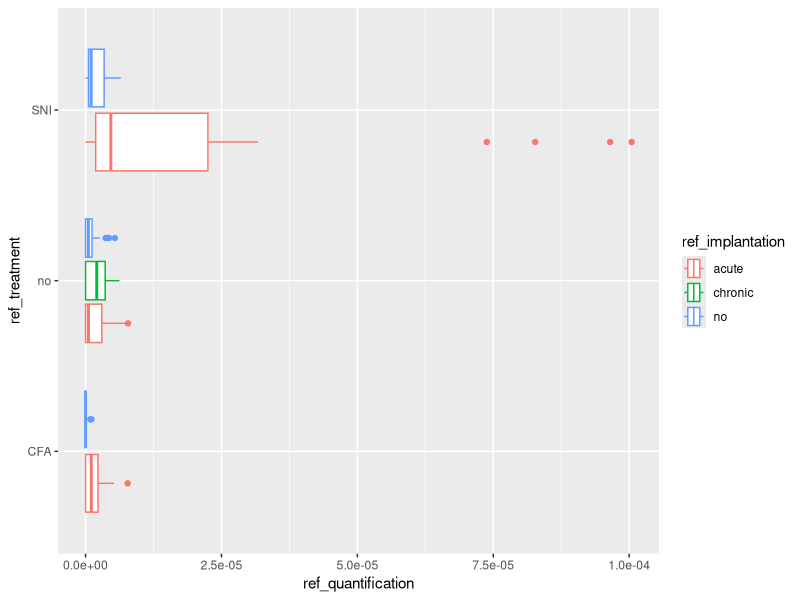
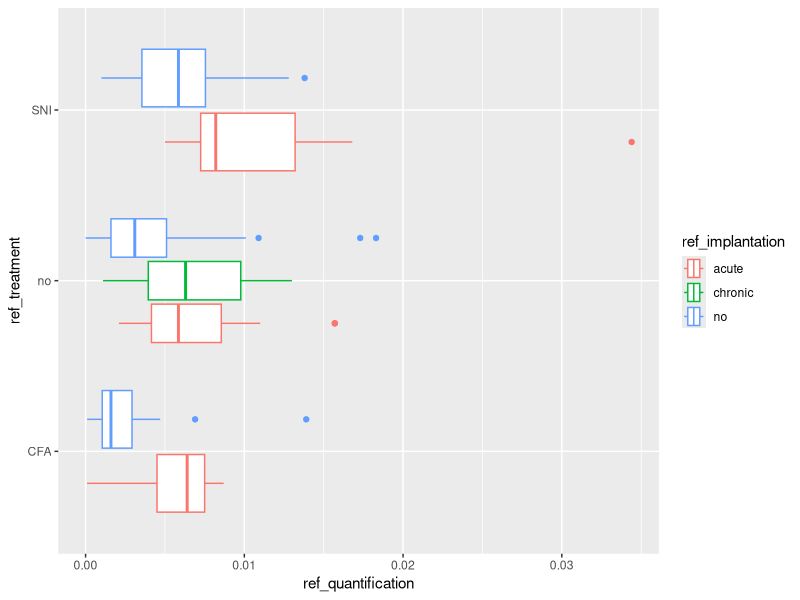
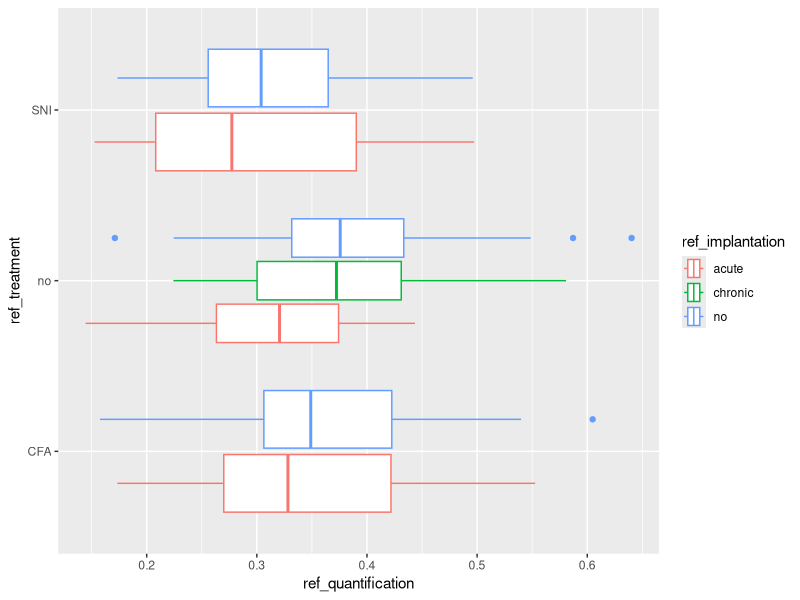
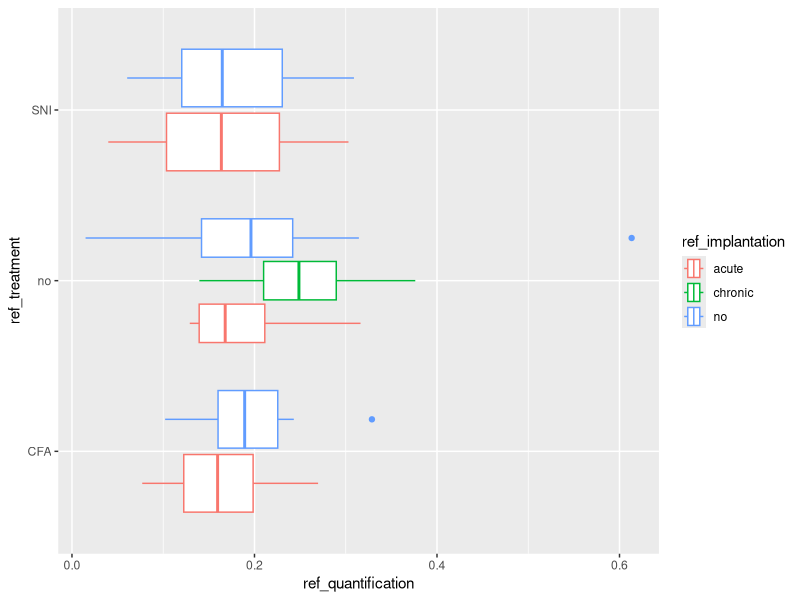
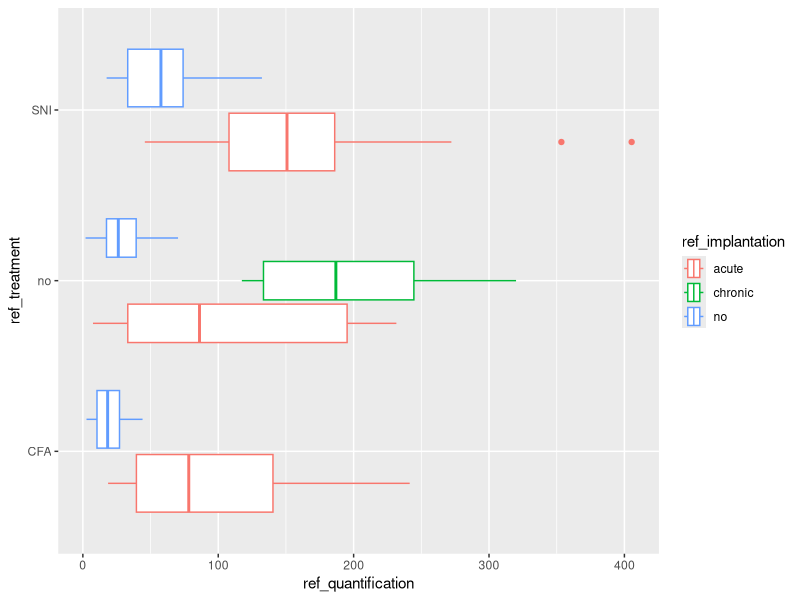
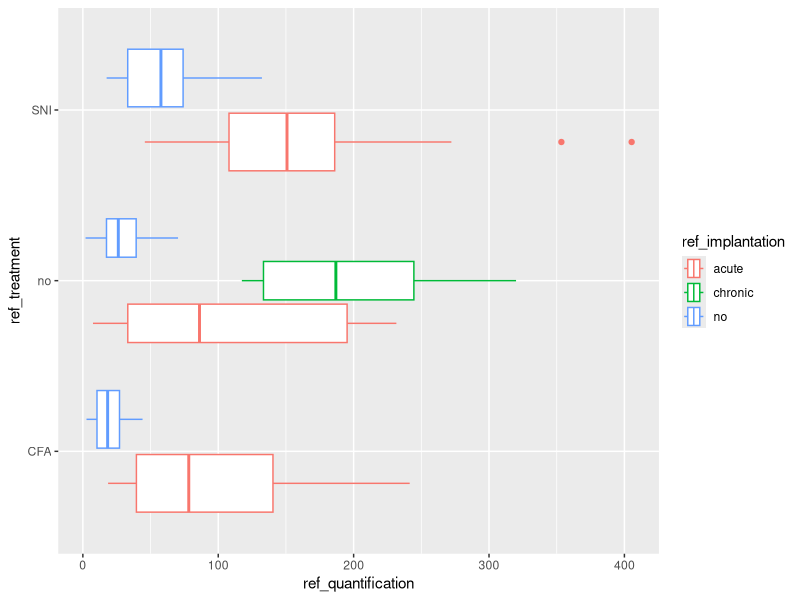
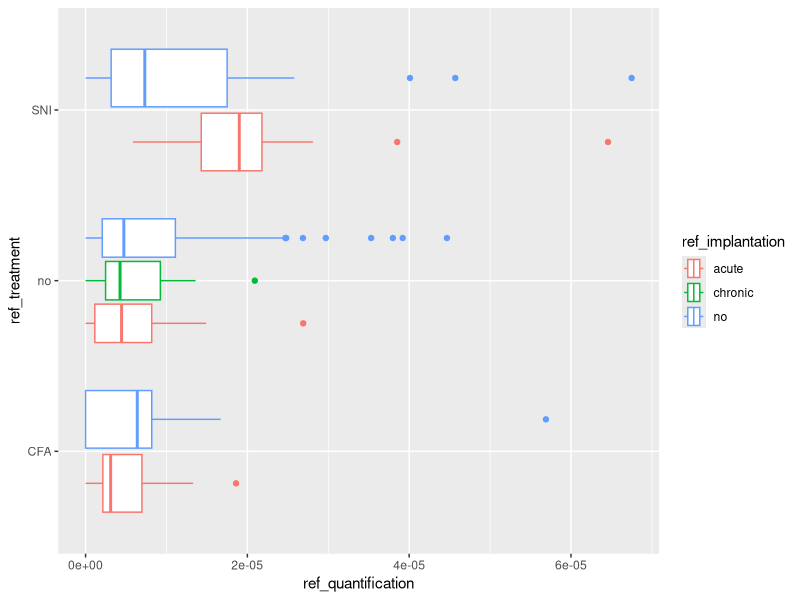
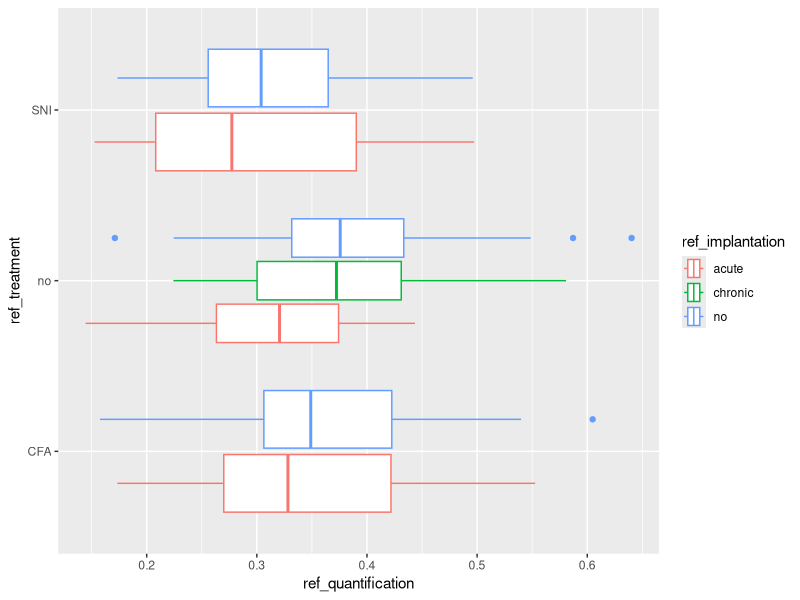

These charts were generated, in order, by the following R code: (Note: this script raises an error after producing the figures.)
## ---- chunk 1


# library(mvabund)
# library(reshape2)
# library(glmmTMB)
# library(dplyr)
# library(ggpubr) # for ggarange
# library(relaimpo) # for calc.relimp
# library(car) # needed fro qqp
# library(sjPlot) # needed for plot_model
# library(rsample) # required for spitting data into training and testing
# library(plotly)
# library(see)
# library(patchwork)
# library(Hmisc)
# library(lmerTest)
# library(ordinal)
# library(ggeffects)
# library(sjmisc)
# library(rstatix) # for effect size: anova_test(), values ges or pes
# library(simr)
# library(data.table)
# library(BSDA)
library(lme4)
library(emmeans)
library(ggplot2)

## ---- chunk 2

immuno <- read.csv("immunohistochemistry.csv") # this makes a dataframe (df). You call the columns as follows: df$column_name.

## ---- chunk 3

immuno_TCR_SN <- subset(immuno, immuno$ref_tissue == "SN" & immuno$ref_marker == "TCR")

ggplot(immuno_TCR_SN, aes(ref_quantification, 
                                 ref_treatment, colour = ref_implantation)) + 
  geom_boxplot()



immuno_Iba1_SN <- subset(immuno, immuno$ref_tissue == "SN" & immuno$ref_marker == "Iba1")

ggplot(immuno_Iba1_SN, aes(ref_quantification, 
                                 ref_treatment, colour = ref_implantation)) + 
  geom_boxplot()



immuno_MBP_SN <- subset(immuno, immuno$ref_tissue == "SN" & immuno$ref_marker == "MBP")

ggplot(immuno_MBP_SN, aes(ref_quantification, 
                                 ref_treatment, colour = ref_implantation)) + 
  geom_boxplot()



immuno_bTubulin_SN <- subset(immuno, immuno$ref_tissue == "SN" & immuno$ref_marker == "bTubulin")

ggplot(immuno_bTubulin_SN, aes(ref_quantification, 
                                 ref_treatment, colour = ref_implantation)) + 
  geom_boxplot()



immuno_aSMA_thickness_SN <- subset(immuno, immuno$ref_tissue == "SN" & immuno$ref_marker == "aSMA_thickness")

ggplot(immuno_aSMA_thickness_SN, aes(ref_quantification, 
                                 ref_treatment, colour = ref_implantation)) + 
  geom_boxplot()



immuno_aSMA_intensity_SN <- subset(immuno, immuno$ref_tissue == "SN" & immuno$ref_marker == "aSMA_intensity")

ggplot(immuno_aSMA_thickness_SN, aes(ref_quantification, 
                                 ref_treatment, colour = ref_implantation)) + 
  geom_boxplot()


immuno_TCR_DRG <- subset(immuno, immuno$ref_tissue == "DRG" & immuno$ref_marker == "TCR")

ggplot(immuno_TCR_DRG, aes(ref_quantification, 
                                 ref_treatment, colour = ref_implantation)) + 
  geom_boxplot()



immuno_Iba1_DRG <- subset(immuno, immuno$ref_tissue == "DRG" & immuno$ref_marker == "Iba1")

ggplot(immuno_MBP_SN, aes(ref_quantification, 
                                 ref_treatment, colour = ref_implantation)) + 
  geom_boxplot()



immuno_GFAP_DRG <- subset(immuno, immuno$ref_tissue == "DRG" & immuno$ref_marker == "GFAP")

ggplot(immuno_GFAP_DRG, aes(ref_quantification, 
                                 ref_treatment, colour = ref_implantation)) + 
  geom_boxplot()



immuno_CGRP_SC <- subset(immuno, immuno$ref_tissue == "SC" & immuno$ref_marker == "CGRP")

ggplot(immuno_CGRP_SC, aes(ref_quantification, 
                                 ref_treatment, colour = ref_implantation)) + 
  geom_boxplot()



immuno_IB4_SC <- subset(immuno, immuno$ref_tissue == "SC" & immuno$ref_marker == "IB4")

ggplot(immuno_IB4_SC, aes(ref_quantification, 
                                 ref_treatment, colour = ref_implantation)) + 
  geom_boxplot()



immuno_GFAP_SC <- subset(immuno, immuno$ref_tissue == "SC" & immuno$ref_marker == "GFAP")

ggplot(immuno_GFAP_SC, aes(ref_quantification, 
                                 ref_treatment, colour = ref_implantation)) + 
  geom_boxplot()




immuno_Iba1_SC <- subset(immuno, immuno$ref_tissue == "SC" & immuno$ref_marker == "Iba1")

ggplot(immuno_Iba1_SC, aes(ref_quantification, 
                                 ref_treatment, colour = ref_implantation)) + 
  geom_boxplot()


## ---- chunk 4
mod0 <- lmer(ref_quantification ~ ref_treatment*ref_implantation + (1|ref_animal),  data = immuno_TCR_SN)


plot(residuals(mod0) ~ predict(mod0, re.form = NA))
## ---- chunk 5
#half the minimum non 0 value
d = min((immuno_TCR_SN$ref_quantification[immuno_TCR_SN$ref_quantification!=0]))/2

ggplot(immuno_TCR_SN, aes(log(ref_quantification+d), 
                                 ref_treatment, colour = ref_implantation)) + 
  geom_boxplot()
## ---- chunk 6
#log transform if it's not linear
mod1 <- lmer(log(ref_quantification+d) ~ ref_treatment*ref_implantation + (1|ref_animal),  data = immuno_TCR_SN)

# no log transform version: 
# mod1 <- lmer(ref_quantification ~ ref_treatment*ref_implantation + (1|ref_animal),  data = immuno_within_TCR_SN)

# log transform if it's the spinal cord which we want to add section number as a nested random effect
# mod1 <- lmer(log(ref_quantification+d) ~ ref_treatment*ref_implantation + (1|ref_animal/ref_section_number),  data = immuno_TCR_SN)
#summary(mod1)

plot(residuals(mod1) ~ predict(mod1, re.form = NA))
## ---- chunk 7
# this transforms the predictions to the outcome scale
logemm1 <- regrid(emmeans(mod1, ~ ref_treatment*ref_implantation), transform = "log")

summary(logemm1)

# if not log transformed 
# logemm <- emmeans(mod1, ~ ref_treatment*ref_implantation)


all_pairs <- pairs(logemm1, type = "response", adjust = NULL)
all_pairs
## ---- chunk 8
emmip(mod1, ~ ref_implantation*ref_treatment, type =  "response", CI = T)
## ---- chunk 9

CFA_effect1 =   c(0,0,0,0,0,0,1,-1,0) #0.301 - the CFA effect is a reduction!
ACUTE_effect1 = c(0,1,0,0,0,0,0,-1,0) #2.171
COMBCFA_effect1 =  c(1,0,0,0,0,0,0,-1,0) #1.989  

SNI_effect1 =   c(0,0,0,0,0,0,0,1,-1) 
COMBSNI_effect1 = c(0,0,1,0,0,0,0,-1,0)



did1 <- contrast(logemm1, method = list("didCFA1" = COMBCFA_effect1 - (ACUTE_effect1+CFA_effect1), "didSNI1" = COMBSNI_effect1 - (ACUTE_effect1+SNI_effect1)), type = "response", adjust = NULL)


#did1 <- contrast(logemm0, method = list("didSNI0" = COMBSNI_effect0 - (ACUTE_effect0+SNI_effect0)), type = "response", adjust = NULL)
# here i name the contrast to make it easier to read off the table later
# you can add more contrasts to the list after a comma

# checking
1.989 /(0.301*2.171)
# correct with some rounding error

summary(did1)
confint(did1)


## ---- chunk 10
mod2 <- lmer(ref_quantification ~ ref_treatment*ref_implantation + (1|ref_animal),  data = immuno_Iba1_SN)


plot(residuals(mod2) ~ predict(mod2, re.form = NA))

ggplot(immuno_Iba1_SN, aes(ref_quantification, 
                                 ref_treatment, colour = ref_implantation)) + 
  geom_boxplot()
## ---- chunk 11

logemm2 <- emmeans(mod2, ~ ref_treatment*ref_implantation)


all_pairs2 <- pairs(logemm2, type = "response", adjust = NULL)
all_pairs2

## ---- chunk 12
emmip(mod2, ~ ref_implantation*ref_treatment, type =  "response", CI = T)

## ---- chunk 13

CFA_effect2 =   c(0,0,0,0,0,0,1,-1,0) 
ACUTE_effect2 = c(0,1,0,0,0,0,0,-1,0) 
COMBCFA_effect2 =  c(1,0,0,0,0,0,0,-1,0)  



SNI_effect2 =   c(0,0,0,0,0,0,0,1,-1) 
COMBSNI_effect2 = c(0,0,1,0,0,0,0,-1,0)



did2 <- contrast(logemm2, method = list("didCFA2" = COMBCFA_effect2 - (ACUTE_effect2+CFA_effect2), "didSNI2" = COMBSNI_effect2 - (ACUTE_effect2+SNI_effect2)), type = "response", adjust = NULL)



summary(did2)
confint(did2)


## ---- chunk 14
mod3 <- lmer(ref_quantification ~ ref_treatment*ref_implantation + (1|ref_animal),  data = immuno_MBP_SN)


plot(residuals(mod3) ~ predict(mod3, re.form = NA))

ggplot(immuno_MBP_SN, aes(ref_quantification, 
                                 ref_treatment, colour = ref_implantation)) + 
  geom_boxplot()
## ---- chunk 15

logemm3 <- emmeans(mod3, ~ ref_treatment*ref_implantation)


all_pairs3 <- pairs(logemm3, type = "response", adjust = NULL)
all_pairs3

## ---- chunk 16
emmip(mod3, ~ ref_implantation*ref_treatment, type =  "response", CI = T)
## ---- chunk 17
CFA_effect3 =   c(0,0,0,0,0,0,1,-1,0) 
ACUTE_effect3 = c(0,1,0,0,0,0,0,-1,0) 
COMBCFA_effect3 =  c(1,0,0,0,0,0,0,-1,0)  

SNI_effect3 =   c(0,0,0,0,0,0,0,1,-1) 
COMBSNI_effect3 = c(0,0,1,0,0,0,0,-1,0)

did3 <- contrast(logemm3, method = list("didCFA3" = COMBCFA_effect3 - (ACUTE_effect3+CFA_effect3), "didSNI3" = COMBSNI_effect3 - (ACUTE_effect3+SNI_effect3)), type = "response", adjust = NULL)

summary(did3)
confint(did3)

## ---- chunk 18
mod4 <- lmer(ref_quantification ~ ref_treatment*ref_implantation + (1|ref_animal),  data = immuno_bTubulin_SN)


plot(residuals(mod4) ~ predict(mod4, re.form = NA))

ggplot(immuno_bTubulin_SN, aes(ref_quantification, 
                                 ref_treatment, colour = ref_implantation)) + 
  geom_boxplot()
## ---- chunk 19

logemm4 <- emmeans(mod4, ~ ref_treatment*ref_implantation)


all_pairs4 <- pairs(logemm4, type = "response", adjust = NULL)
all_pairs4

## ---- chunk 20
emmip(mod4, ~ ref_implantation*ref_treatment, type =  "response", CI = T)

## ---- chunk 21
CFA_effect4 =   c(0,0,0,0,0,0,1,-1,0) 
ACUTE_effect4 = c(0,1,0,0,0,0,0,-1,0) 
COMBCFA_effect4 =  c(1,0,0,0,0,0,0,-1,0)  

SNI_effect4 =   c(0,0,0,0,0,0,0,1,-1) 
COMBSNI_effect4 = c(0,0,1,0,0,0,0,-1,0)

did4 <- contrast(logemm4, method = list("didCFA4" = COMBCFA_effect4 - (ACUTE_effect4+CFA_effect4), "didSNI4" = COMBSNI_effect4 - (ACUTE_effect4+SNI_effect4)), type = "response", adjust = NULL)

summary(did4)
confint(did4)

## ---- chunk 22
mod5 <- lmer(ref_quantification ~ ref_treatment*ref_implantation + (1|ref_animal),  data = immuno_aSMA_intensity_SN)


plot(residuals(mod5) ~ predict(mod5, re.form = NA))

ggplot(immuno_aSMA_intensity_SN, aes(ref_quantification, 
                                 ref_treatment, colour = ref_implantation)) + 
  geom_boxplot()
## ---- chunk 23

logemm5 <- emmeans(mod5, ~ ref_treatment*ref_implantation)


all_pairs5 <- pairs(logemm5, type = "response", adjust = NULL)
all_pairs5

## ---- chunk 24
emmip(mod5, ~ ref_implantation*ref_treatment, type =  "response", CI = T)
 
## ---- chunk 25
 
CFA_effect5 =   c(0,0,0,0,0,0,1,-1,0) 
ACUTE_effect5 = c(0,1,0,0,0,0,0,-1,0) 
COMBCFA_effect5 =  c(1,0,0,0,0,0,0,-1,0)  
 
 
SNI_effect5 =   c(0,0,0,0,0,0,0,1,-1) 
COMBSNI_effect5 = c(0,0,1,0,0,0,0,-1,0)
 
 
did5 <- contrast(logemm5, method = list("didCFA5" = COMBCFA_effect5 - (ACUTE_effect5+CFA_effect5), "didSNI5" = COMBSNI_effect5 - (ACUTE_effect5+SNI_effect5)), type = "response", adjust = NULL)
 
 
summary(did5)
confint(did5)
 
 
## ---- chunk 26
mod6 <- lmer(ref_quantification ~ ref_treatment*ref_implantation + (1|ref_animal),  data = immuno_aSMA_thickness_SN)


plot(residuals(mod6) ~ predict(mod6, re.form = NA))

ggplot(immuno_aSMA_thickness_SN, aes(ref_quantification, 
                                 ref_treatment, colour = ref_implantation)) + 
  geom_boxplot()
## ---- chunk 27

logemm6 <- emmeans(mod6, ~ ref_treatment*ref_implantation)


all_pairs6 <- pairs(logemm6, type = "response", adjust = NULL)
all_pairs6

## ---- chunk 28
emmip(mod6, ~ ref_implantation*ref_treatment, type =  "response", CI = T)
 
## ---- chunk 29
 
CFA_effect6 =   c(0,0,0,0,0,0,1,-1,0) 
ACUTE_effect6 = c(0,1,0,0,0,0,0,-1,0) 
COMBCFA_effect6 =  c(1,0,0,0,0,0,0,-1,0)  
 
 
SNI_effect6 =   c(0,0,0,0,0,0,0,1,-1) 
COMBSNI_effect6 = c(0,0,1,0,0,0,0,-1,0)
 
 
did6 <- contrast(logemm6, method = list("didCFA6" = COMBCFA_effect6 - (ACUTE_effect6+CFA_effect6), "didSNI6" = COMBSNI_effect6 - (ACUTE_effect6+SNI_effect6)), type = "response", adjust = NULL)
 
 
summary(did6)
confint(did6)
 
 
## ---- chunk 30
mod7 <- lmer(ref_quantification ~ ref_treatment*ref_implantation + (1|ref_animal),  data = immuno_TCR_DRG)


plot(residuals(mod7) ~ predict(mod7, re.form = NA))

ggplot(immuno_TCR_DRG, aes(ref_quantification, 
                                 ref_treatment, colour = ref_implantation)) + 
  geom_boxplot()
## ---- chunk 31

logemm7 <- emmeans(mod7, ~ ref_treatment*ref_implantation)


all_pairs7 <- pairs(logemm7, type = "response", adjust = NULL)
all_pairs7

## ---- chunk 32
emmip(mod7, ~ ref_implantation*ref_treatment, type =  "response", CI = T)
 
## ---- chunk 33
 
CFA_effect7 =   c(0,0,0,0,0,0,1,-1,0) 
ACUTE_effect7 = c(0,1,0,0,0,0,0,-1,0) 
COMBCFA_effect7 =  c(1,0,0,0,0,0,0,-1,0)  
 
 
SNI_effect7 =   c(0,0,0,0,0,0,0,1,-1) 
COMBSNI_effect7 = c(0,0,1,0,0,0,0,-1,0)
 
 
did7 <- contrast(logemm7, method = list("didCFA7" = COMBCFA_effect7 - (ACUTE_effect7+CFA_effect7), "didSNI7" = COMBSNI_effect7 - (ACUTE_effect7+SNI_effect7)), type = "response", adjust = NULL)
 
 
summary(did7)
confint(did7)
 
 
## ---- chunk 34
mod8 <- lmer(ref_quantification ~ ref_treatment*ref_implantation + (1|ref_animal),  data = immuno_Iba1_DRG)


plot(residuals(mod8) ~ predict(mod8, re.form = NA))

ggplot(immuno_TCR_DRG, aes(ref_quantification, 
                                 ref_treatment, colour = ref_implantation)) + 
  geom_boxplot()
## ---- chunk 35
# this transforms the predictions to the outcome scale
logemm8 <- emmeans(mod8, ~ ref_treatment*ref_implantation)

all_pairs8 <- pairs(logemm8, type = "response", adjust = NULL)
all_pairs8



## ---- chunk 36
emmip(mod8, ~ ref_implantation*ref_treatment, type =  "response", CI = T)
 
## ---- chunk 37
 
CFA_effect8 =   c(0,0,0,0,0,0,1,-1,0) 
ACUTE_effect8 = c(0,1,0,0,0,0,0,-1,0) 
COMBCFA_effect8 =  c(1,0,0,0,0,0,0,-1,0)  
 
 
SNI_effect8 =   c(0,0,0,0,0,0,0,1,-1) 
COMBSNI_effect8 = c(0,0,1,0,0,0,0,-1,0)
 
 
did8 <- contrast(logemm8, method = list("didCFA8" = COMBCFA_effect8 - (ACUTE_effect8+CFA_effect8), "didSNI8" = COMBSNI_effect8 - (ACUTE_effect8+SNI_effect8)), type = "response", adjust = NULL)
 
 
summary(did8)
confint(did8)
 
 
## ---- chunk 38
mod9 <- lmer(ref_quantification ~ ref_treatment*ref_implantation + (1|ref_animal),  data = immuno_GFAP_DRG)


plot(residuals(mod9) ~ predict(mod9, re.form = NA))

ggplot(immuno_GFAP_DRG, aes(ref_quantification, 
                                 ref_treatment, colour = ref_implantation)) + 
  geom_boxplot()
## ---- chunk 39

logemm9 <- emmeans(mod9, ~ ref_treatment*ref_implantation)


all_pairs9 <- pairs(logemm9, type = "response", adjust = NULL)
all_pairs9

## ---- chunk 40
emmip(mod9, ~ ref_implantation*ref_treatment, type =  "response", CI = T)
 
## ---- chunk 41
 
CFA_effect9 =   c(0,0,0,0,0,0,1,-1,0) 
ACUTE_effect9 = c(0,1,0,0,0,0,0,-1,0) 
COMBCFA_effect9 =  c(1,0,0,0,0,0,0,-1,0)  
 
 
SNI_effect9 =   c(0,0,0,0,0,0,0,1,-1) 
COMBSNI_effect9 = c(0,0,1,0,0,0,0,-1,0)
 
 
did9 <- contrast(logemm9, method = list("didCFA9" = COMBCFA_effect9 - (ACUTE_effect9+CFA_effect9), "didSNI9" = COMBSNI_effect9 - (ACUTE_effect9+SNI_effect9)), type = "response", adjust = NULL)
 
 
summary(did9)
confint(did9)
 
 
## ---- chunk 42
mod10 <- lmer(ref_quantification ~ ref_treatment*ref_implantation + (1|ref_animal/ref_section_number),  data = immuno_IB4_SC)


plot(residuals(mod10) ~ predict(mod10, re.form = NA))

ggplot(immuno_IB4_SC, aes(ref_quantification, 
                                 ref_treatment, colour = ref_implantation)) + 
  geom_boxplot()
## ---- chunk 43

logemm10 <- emmeans(mod10, ~ ref_treatment*ref_implantation)


all_pairs10 <- pairs(logemm10, type = "response", adjust = NULL)
all_pairs10

## ---- chunk 44
emmip(mod10, ~ ref_implantation*ref_treatment, type =  "response", CI = T)
 
## ---- chunk 45
 
CFA_effect10 =   c(0,0,0,0,0,0,1,-1,0) 
ACUTE_effect10 = c(0,1,0,0,0,0,0,-1,0) 
COMBCFA_effect10 =  c(1,0,0,0,0,0,0,-1,0)  
 
 
SNI_effect10 =   c(0,0,0,0,0,0,0,1,-1) 
COMBSNI_effect10 = c(0,0,1,0,0,0,0,-1,0)
 
 
did810 <- contrast(logemm10, method = list("didCFA10" = COMBCFA_effect10 - (ACUTE_effect10+CFA_effect10), "didSNI10" = COMBSNI_effect10 - (ACUTE_effect10+SNI_effect10)), type = "response", adjust = NULL)
 
 
summary(did10)
confint(did10)
 
 
## ---- chunk 46
mod12 <- lmer(ref_quantification ~ ref_treatment*ref_implantation + (1|ref_animal/ref_section_number),  data = immuno_GFAP_SC)


plot(residuals(mod12) ~ predict(mod12, re.form = NA))

ggplot(immuno_GFAP_SC, aes(ref_quantification, 
                                 ref_treatment, colour = ref_implantation)) + 
  geom_boxplot()
## ---- chunk 47

logemm12 <- emmeans(mod12, ~ ref_treatment*ref_implantation)


all_pairs12 <- pairs(logemm12, type = "response", adjust = NULL)
all_pairs12

## ---- chunk 48
emmip(mod12, ~ ref_implantation*ref_treatment, type =  "response", CI = T)
 
## ---- chunk 49
 
CFA_effect12 =   c(0,0,0,0,0,0,1,-1,0) 
ACUTE_effect12 = c(0,1,0,0,0,0,0,-1,0) 
COMBCFA_effect12 =  c(1,0,0,0,0,0,0,-1,0)  
 
 
SNI_effect12 =   c(0,0,0,0,0,0,0,1,-1) 
COMBSNI_effect12 = c(0,0,1,0,0,0,0,-1,0)
 
 
did12 <- contrast(logemm12, method = list("didCFA12" = COMBCFA_effect12 - (ACUTE_effect12+CFA_effect12), "didSNI12" = COMBSNI_effect12 - (ACUTE_effect12+SNI_effect12)), type = "response", adjust = NULL)
 
 
summary(did12)
confint(did12)
 
 
## ---- chunk 50
mod13 <- lmer(ref_quantification ~ ref_treatment*ref_implantation + (1|ref_animal/ref_section_number),  data = immuno_Iba1_SC)


plot(residuals(mod13) ~ predict(mod13, re.form = NA))

ggplot(immuno_Iba1_SC, aes(ref_quantification, 
                                 ref_treatment, colour = ref_implantation)) + 
  geom_boxplot()
## ---- chunk 51

logemm13 <- emmeans(mod13, ~ ref_treatment*ref_implantation)


all_pairs13 <- pairs(logemm13, type = "response", adjust = NULL)
all_pairs13

## ---- chunk 52
emmip(mod13, ~ ref_implantation*ref_treatment, type =  "response", CI = T)
 
## ---- chunk 53
 
CFA_effect13 =   c(0,0,0,0,0,0,1,-1,0) 
ACUTE_effect13 = c(0,1,0,0,0,0,0,-1,0) 
COMBCFA_effect13 =  c(1,0,0,0,0,0,0,-1,0)  
 
 
SNI_effect13 =   c(0,0,0,0,0,0,0,1,-1) 
COMBSNI_effect13 = c(0,0,1,0,0,0,0,-1,0)
 
 
did13 <- contrast(logemm13, method = list("didCFA13" = COMBCFA_effect13 - (ACUTE_effect13+CFA_effect13), "didSNI13" = COMBSNI_effect13 - (ACUTE_effect13+SNI_effect13)), type = "response", adjust = NULL)
 
 
summary(did13)
confint(did13)
 
